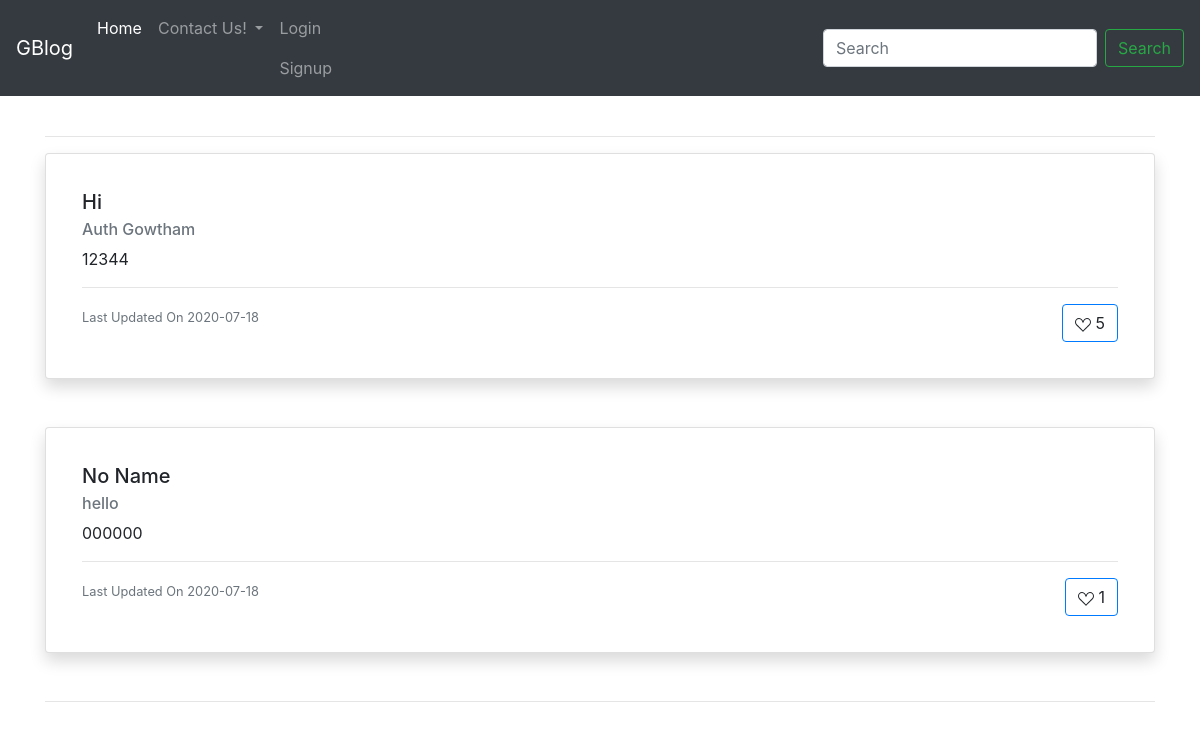
Page /posts on the earlier database version.
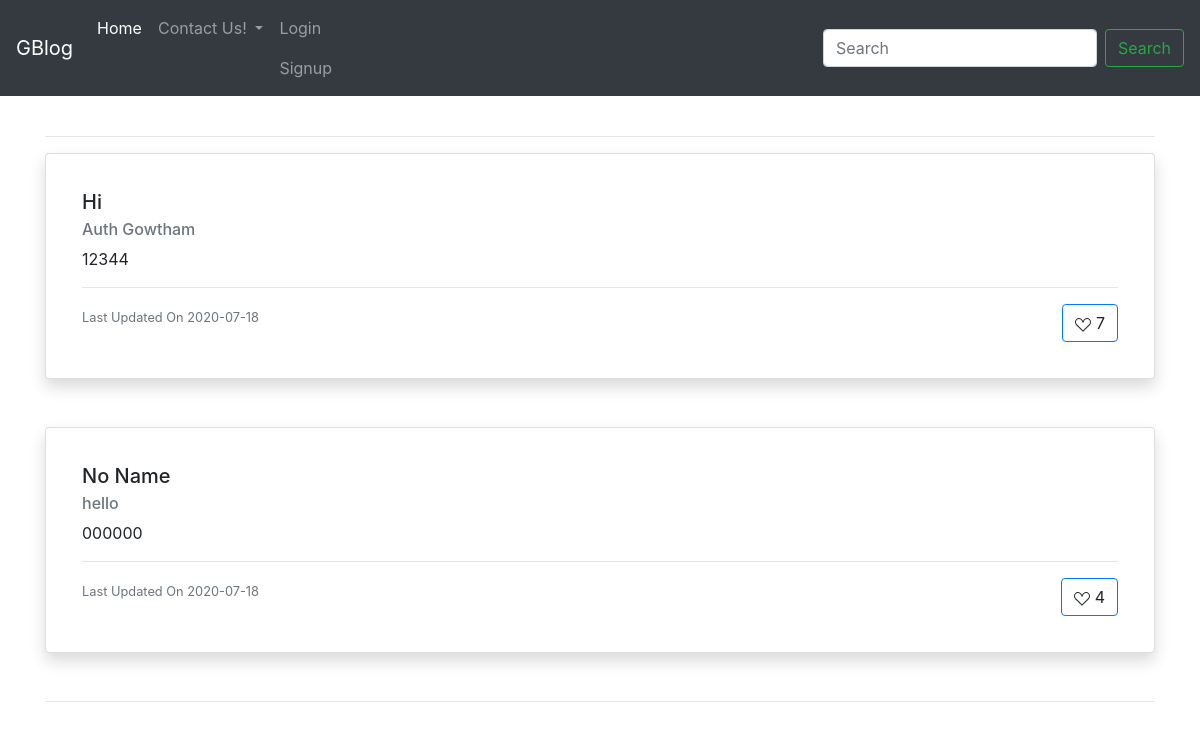
Same page on the later database version.
### app.py (models this page shows, shortened)
class BlogPost(db.Model):
    id = db.Column(db.Integer, primary_key=True)
    title = db.Column(db.String(100), nullable=False)
    content = db.Column(db.Text, nullable=False)
    author = db.Column(db.String(20), nullable=False, default='N/A')
    date_posted = db.Column(db.Date, nullable=False,
                            default=datetime.now().date())
    likes = db.Column(db.Integer, default=0)

### app.py (the view)
@app.route("/posts", methods=['GET', 'POST'])
def posts():
    if request.method == 'POST':
        post_title = request.form['title']
        post_content = request.form['content']
        post_author = request.form['author']
        new_post = BlogPost(title=post_title, content=post_content,
                            author=post_author, inSearchMode=False)
        db.session.add(new_post)
        db.session.commit()
        return redirect('/posts')
    else:
        all_posts = BlogPost.query.order_by(BlogPost.date_posted).all()
        if isLogged():
            user = "Logged As " + session['user']
        else:
            user = ""
        return render_template('posts.html', posts=all_posts,
                               isAdmin=isAdmin(), isLogged=isLogged(), user=user)

### app.py (called while the page is built)
def isLogged():
    if 'user' in session:
        return True
    else:
        return False

def isAdmin():
    if isLogged():
        if session['user'] == 'admin':
            return True
        else:
            return False
    else:
        return False

### templates/posts.html (shortened to what this page needs)
{% extends "base.html" %}
{% block body %}
<br>
    <hr>
{% for post in posts %}
	  <div class="card shadow p-3 mb-5 bg-white rounded">
    <div class="card-body">
	    <h5 class="card-title">{{post.title}}</h5>
	    <h6 class="card-subtitle mb-2 text-muted">{{post.author}}</h6>
	    <p style="white-space:pre-wrap" class="card-text">{{post.content}}</p>
	    <hr>
	    <p class="card-text"><small class="text-muted"> Last Updated On {{post.date_posted}}</small>
      <span class='float-right'>
<a {% if isLogged %}
	 href='/posts/like/{{post.id}}'>
	{% else %}
 class="btn btn-outline-primary" data-toggle="popover" title="Login To Like" data-content="You Must Login to Like This Post">
{% endif %}
		{% if liked %}
		<svg width="1em" height="1em" viewBox="0 0 16 16" class="bi bi-suit-heart-fill" fill="currentColor" xmlns="http://www.w3.org/2000/svg">
			<path d="M4 1c2.21 0 4 1.755 4 3.92C8 2.755 9.79 1 12 1s4 1.755 4 3.92c0 3.263-3.234 4.414-7.608 9.608a.513.513 0 0 1-.784 0C3.234 9.334 0 8.183 0 4.92 0 2.755 1.79 1 4 1z"/>
		</svg >
		{% else %}
		<svg width="1em" height="1em" viewBox="0 0 16 16" class="bi bi-suit-heart" fill="currentColor" xmlns="http://www.w3.org/2000/svg">
	<path fill-rule="evenodd" d="M8 6.236l.894-1.789c.222-.443.607-1.08 1.152-1.595C10.582 2.345 11.224 2 12 2c1.676 0 3 1.326 3 2.92 0 1.211-.554 2.066-1.868 3.37-.337.334-.721.695-1.146 1.093C10.878 10.423 9.5 11.717 8 13.447c-1.5-1.73-2.878-3.024-3.986-4.064-.425-.398-.81-.76-1.146-1.093C1.554 6.986 1 6.131 1 4.92 1 3.326 2.324 2 4 2c.776 0 1.418.345 1.954.852.545.515.93 1.152 1.152 1.595L8 6.236zm.392 8.292a.513.513 0 0 1-.784 0c-1.601-1.902-3.05-3.262-4.243-4.381C1.3 8.208 0 6.989 0 4.92 0 2.755 1.79 1 4 1c1.6 0 2.719 1.05 3.404 2.008.26.365.458.716.596.992a7.55 7.55 0 0 1 .596-.992C9.281 2.049 10.4 1 12 1c2.21 0 4 1.755 4 3.92 0 2.069-1.3 3.288-3.365 5.227-1.193 1.12-2.642 2.48-4.243 4.38z"/>
	{% endif %}
		</svg>
{{ post.likes }}</a>
      </span>
</p>
    </div>
  </div>
{% endfor %}
<hr>
{% endblock  %}

Differences in the rows shown:
changed BlogPost "Hi": likes "5" → "7"
changed BlogPost "No Name": likes "1" → "4"
